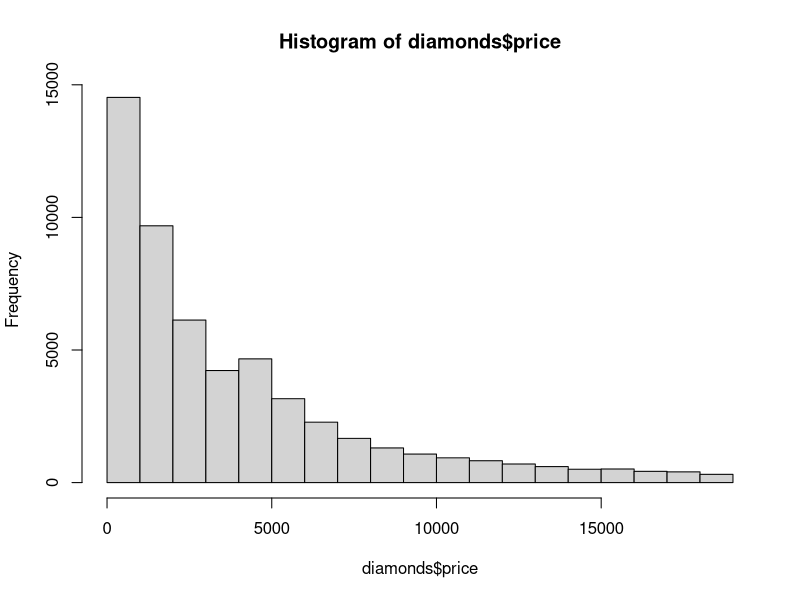

This figure's R source:


library(ggplot2) #must load the ggplot package first
data(diamonds) #loads the diamonds data set since it comes with the ggplot package

names(diamonds)

pf <- diamonds

#observations in a dataset
nrow(pf)

#number of variables in dataset
ncol(pf)

#to see the description of diamonds 
?diamonds

#choose the best color for diamond
diamonds$color

#to see how many are ordered factors
summary(diamonds)

# Create a histogram of the price of
# all the diamonds in the diamond data set.

library(ggplot2)
hist(diamonds$price)
price_hist <- ggplot(diamonds, aes(x = price)) +
        geom_histogram(color = ('black'), fill = ("white")) 

summary(diamonds$price)

#count the number of diamonds with price given a condition
diamonds$price < 500
sum(diamonds$price < 500)
length(which(diamonds$price < 500))


diamonds$price >= 15000
sum(diamonds$price >= 15000)
length(which(diamonds$price >= 15000))

diamonds$price < 250
sum(diamonds$price < 250)
length(which(diamonds$price < 250))

